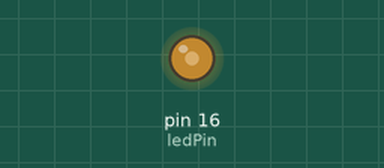
Recording of a sketch running on a simulated Arduino Uno, built with avr-gcc and run on an emulated ATmega328P. On the bench: output pins drawn as LEDs (lit = HIGH).

Above: at 0.1 s.
Timing chart, 0 to 1.6 s (numbered marks = the images above):
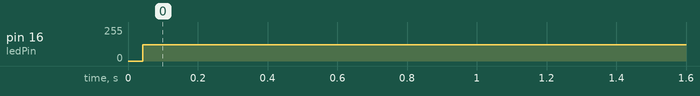

Measured:
- by itself, pin 16 (ledPin): 0/255 → 121/255 at 0.04 s

The sketch:

pwm_with_digital.ino
```cpp
/**
 * I've chosen to use standard integer types to illustrate the bounds of PWM.
 * These standard integer types make it clearer exactly how many bits you're using.
 *
 * For example:
 *    "uint8_t" is an unsigned eight bit integer (from 0 to 255)
 *    "uint32_t" is an unsigned thirty-two bit integer (from 0 to 4,294,967,295)
 *
 * In normal C code, we could use "#include <stdint.h>" to get the same effect.
 */

uint8_t ledPin = 16;
uint32_t frequency = 1000; // Hz
uint8_t dutyCycle = 127; // 50% duty cycle (0-255)

void setup() {
  pinMode(ledPin, OUTPUT);
}

void loop() {
  uint32_t onTime = ((float) dutyCycle / UINT8_MAX) * frequency;
  uint32_t offTime = frequency - onTime;

  digitalWrite(ledPin, HIGH);
  delayMicroseconds(onTime);
  digitalWrite(ledPin, LOW);
  delayMicroseconds(offTime);
}
```
